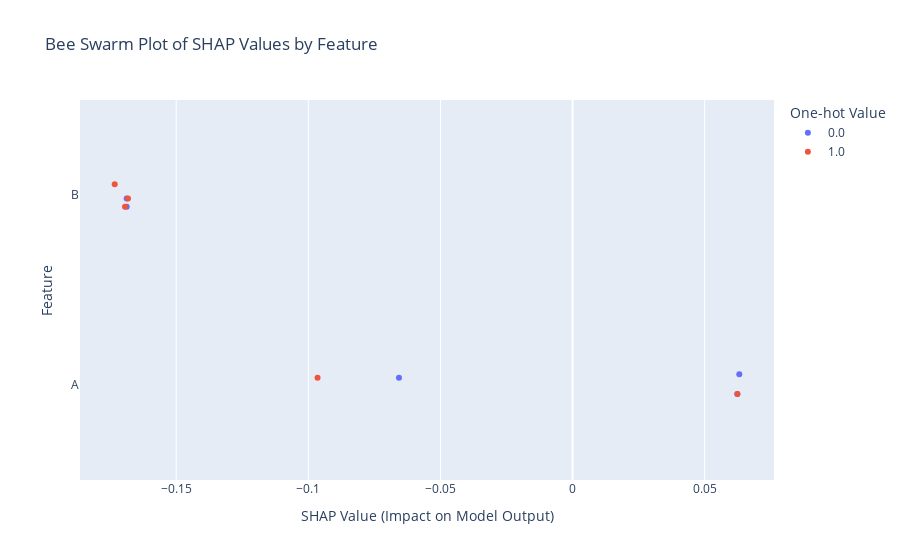

Notebook code for this chart:
### Code cell
shap_values = pd.DataFrame({
"A": [np.random([0,1]) for i in range 1000],
"B": [-0.168249, -0.173284, -0.168756, -0.168756, 
-0.169378]
})

train = pd.DataFrame({
"A": [0, 1, 1, 0, 0],
"B": [1, 1, 0, 0, 1]
})

# Joining SHAP values and one-hot encoded features
merged_df = shap_values.join(train, lsuffix='_shap', rsuffix='_train')

# Melt the merged DataFrame to long format
melted_df = merged_df.melt(value_vars=[col for col in 
merged_df.columns if '_shap' in col],
                       var_name='Feature', 
                       value_name='SHAP Value')
melted_df['Feature'] = melted_df['Feature'].str.replace('_shap', '', regex=False)

# Directly assign the 'One-hot Value' using a vectorized approach
# This avoids using apply() which caused the indexing issue
for feature in train.columns:
    feature_shap = feature + '_shap'
    feature_train = feature + '_train'
    melted_df.loc[melted_df['Feature'] == feature, 'One-hot Value'] = merged_df[feature_train].values

# Generate the plot again
fig = px.strip(melted_df, x='SHAP Value', y='Feature', 
               color='One-hot Value',
               orientation='h', stripmode='overlay', 
               title='Bee Swarm Plot of SHAP Values by Feature')

fig.update_layout(xaxis_title='SHAP Value (Impact on Model Output)',
                  yaxis_title='Feature')

fig.show()

### Figure 1 — Plotly figure (JSON) as saved in the notebook; plotly's stock layout.template omitted (floating-point values rounded to 4 significant figures)
{"data": [{"alignmentgroup": "True", "boxpoints": "all", "fillcolor": "rgba(255,255,255,0)", "hoveron": "points", "hovertemplate": "One-hot Value=0.0<br>SHAP Value=%{x}<br>Feature=%{y}<extra></extra>", "legendgroup": "0.0", "line": {"color": "rgba(255,255,255,0)"}, "marker": {"color": "#636efa"}, "name": "0.0", "offsetgroup": "0.0", "orientation": "h", "pointpos": 0, "showlegend": true, "x": [-0.0657, 0.06237, 0.06309, -0.1688, -0.1688], "x0": " ", "xaxis": "x", "y": ["A", "A", "A", "B", "B"], "y0": " ", "yaxis": "y", "type": "box"}, {"alignmentgroup": "True", "boxpoints": "all", "fillcolor": "rgba(255,255,255,0)", "hoveron": "points", "hovertemplate": "One-hot Value=1.0<br>SHAP Value=%{x}<br>Feature=%{y}<extra></extra>", "legendgroup": "1.0", "line": {"color": "rgba(255,255,255,0)"}, "marker": {"color": "#EF553B"}, "name": "1.0", "offsetgroup": "1.0", "orientation": "h", "pointpos": 0, "showlegend": true, "x": [-0.09651, 0.06237, -0.1682, -0.1733, -0.1694], "x0": " ", "xaxis": "x", "y": ["A", "A", "B", "B", "B"], "y0": " ", "yaxis": "y", "type": "box"}], "layout": {"xaxis": {"anchor": "y", "domain": [0.0, 1.0], "title": {"text": "SHAP Value (Impact on Model Output)"}}, "yaxis": {"anchor": "x", "domain": [0.0, 1.0], "title": {"text": "Feature"}}, "legend": {"title": {"text": "One-hot Value"}, "tracegroupgap": 0}, "title": {"text": "Bee Swarm Plot of SHAP Values by Feature"}, "boxmode": "overlay"}}
